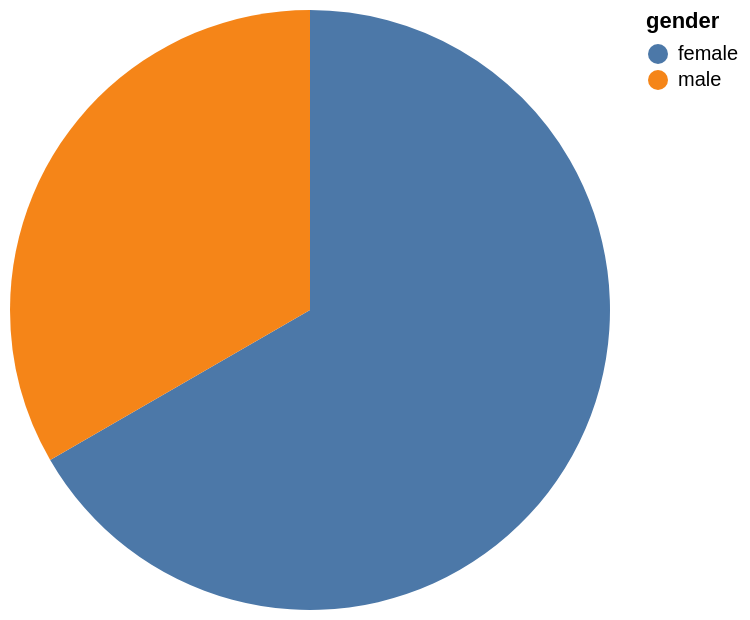

The specification (Vega-Lite) saved for this image:
### Vega-Lite specification from a JSON file in a GitHub repository (floating-point values rounded to 4 significant figures)
{"data": {"values": [{"x_data": "female", "y_data": 2}, {"x_data": "male", "y_data": 1}]}, "mark": "arc", "encoding": {"theta": {"field": "y_data", "type": "quantitative", "title": "count(*)"}, "color": {"field": "x_data", "type": "nominal", "title": "gender"}}}
